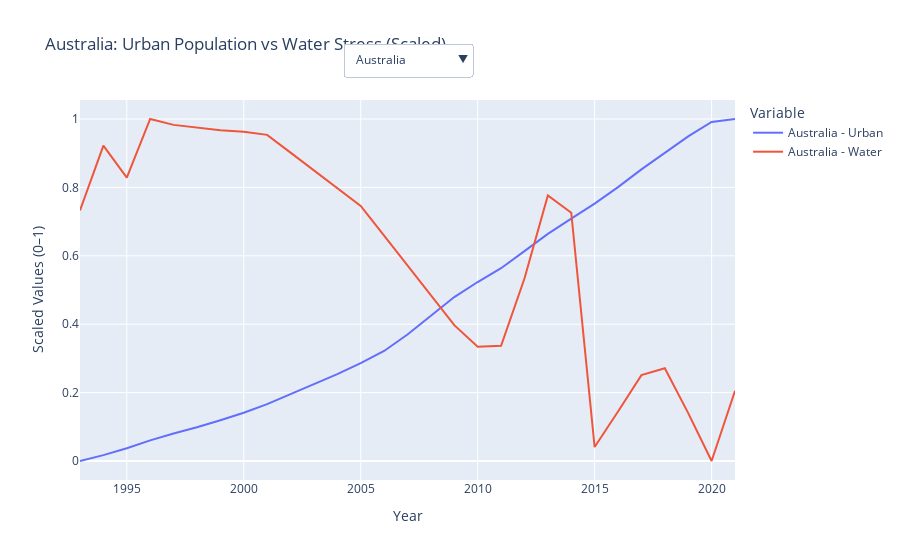

The code cell stored with this chart in its notebook:
### Markdown cell above
## Developed countries
#### 4. Create interactive plot

### Code cell
import plotly.graph_objects as go

# Start with the developed dataset
data = dev_df

# Get the list of unique countries in the dataset
countries = data['Country Name'].unique()

# Create an empty figure
fig = go.Figure()

# Step 1: Add one trace per country for both variables (urban + water)
for country in countries:
    country_data = data[data['Country Name'] == country]

    # Urban Population Line (normalized)
    fig.add_trace(go.Scatter(
        x=country_data['Year'],
        y=country_data['Urban_Scaled'],
        mode='lines',
        name=f"{country} - Urban",
        visible=(country == countries[0])  # only first country visible by default
    ))

    # Water Stress Line (normalized)
    fig.add_trace(go.Scatter(
        x=country_data['Year'],
        y=country_data['Water_Scaled'],
        mode='lines',
        name=f"{country} - Water",
        visible=(country == countries[0])  # only first country visible by default
    ))

# Step 2: Create dropdown buttons
dropdown_buttons = []

for i, country in enumerate(countries):
    # Each country has two traces: Urban + Water
    visibility = [False] * len(countries) * 2
    visibility[i * 2] = True     # Urban line for this country
    visibility[i * 2 + 1] = True # Water line for this country

    dropdown_buttons.append(
        dict(
            label=country,
            method='update',
            args=[{'visible': visibility},
                  {'title': f"{country}: Urban Population vs Water Stress (Scaled)"}]
        )
    )

# Step 3: Add the dropdown menu to the figure
fig.update_layout(
    updatemenus=[dict(
        active=0,
        buttons=dropdown_buttons,
        x=0.5,
        xanchor='center',
        y=1.15,
        yanchor='top'
    )],
    title=f"{countries[0]}: Urban Population vs Water Stress (Scaled)",
    xaxis_title="Year",
    yaxis_title="Scaled Values (0–1)",
    legend_title="Variable",
    height=500
)


legend=dict(
    title="",
    orientation="h",
    yanchor="bottom",
    y=1.02,
    xanchor="center",
    x=0.5
),


# Show the figure
fig.show()

### Figure 1 — Plotly figure (JSON) as saved in the notebook; plotly's stock layout.template omitted (floating-point values rounded to 4 significant figures)
{"data": [{"mode": "lines", "name": "Australia - Urban", "type": "scatter", "visible": true, "x": [1993, 1994, 1995, 1996, 1997, 1998, 1999, 2000, 2001, 2002, 2003, 2004, 2005, 2006, 2007, 2008, 2009, 2010, 2011, 2012, 2013, 2014, 2015, 2016, 2017, 2018, 2019, 2020, 2021], "y": [0, 0.01708, 0.03747, 0.0602, 0.08028, 0.09863, 0.1193, 0.1412, 0.1665, 0.1957, 0.2255, 0.2538, 0.2859, 0.3217, 0.3697, 0.4232, 0.4793, 0.5233, 0.5637, 0.6137, 0.664, 0.7088, 0.7527, 0.8009, 0.8526, 0.9008, 0.9493, 0.9913, 1]}, {"mode": "lines", "name": "Australia - Water", "type": "scatter", "visible": true, "x": [1993, 1994, 1995, 1996, 1997, 1998, 1999, 2000, 2001, 2002, 2003, 2004, 2005, 2006, 2007, 2008, 2009, 2010, 2011, 2012, 2013, 2014, 2015, 2016, 2017, 2018, 2019, 2020, 2021], "y": [0.7324, 0.9222, 0.8288, 1, 0.9828, 0.9749, 0.9671, 0.9629, 0.9536, 0.9017, 0.8498, 0.7979, 0.746, 0.6587, 0.5715, 0.4843, 0.3971, 0.3339, 0.3369, 0.5336, 0.7767, 0.7259, 0.04077, 0.1448, 0.2512, 0.2713, 0.1401, 0, 0.2053]}, {"mode": "lines", "name": "Germany - Urban", "type": "scatter", "visible": false, "x": [1991, 1992, 1993, 1994, 1995, 1996, 1997, 1998, 1999, 2000, 2001, 2002, 2003, 2004, 2005, 2006, 2007, 2008, 2009, 2010, 2011, 2012, 2013, 2014, 2015, 2016, 2017, 2018, 2019, 2020, 2021], "y": [0, 0.08845, 0.1736, 0.2382, 0.2977, 0.3567, 0.401, 0.4316, 0.4672, 0.5103, 0.5565, 0.6028, 0.6371, 0.6631, 0.6853, 0.7011, 0.7147, 0.7219, 0.7221, 0.7328, 0.563, 0.5841, 0.6143, 0.6598, 0.7535, 0.8436, 0.8893, 0.9291, 0.9627, 0.9825, 1]}, {"mode": "lines", "name": "Germany - Water", "type": "scatter", "visible": false, "x": [1991, 1992, 1993, 1994, 1995, 1996, 1997, 1998, 1999, 2000, 2001, 2002, 2003, 2004, 2005, 2006, 2007, 2008, 2009, 2010, 2011, 2012, 2013, 2014, 2015, 2016, 2017, 2018, 2019, 2020, 2021], "y": [0.8559, 1, 0.984, 0.9707, 0.9562, 0.9144, 0.8994, 0.8376, 0.8205, 0.8016, 0.7952, 0.7847, 0.7254, 0.6706, 0.6232, 0.5995, 0.3063, 0.5656, 0.5977, 0.3351, 0.4697, 0.3609, 0.03462, 0.2692, 0.2113, 0, 0.1296, 0.09716, 0.05291, 0.05291, 0.05291]}, {"mode": "lines", "name": "Japan - Urban", "type": "scatter", "visible": false, "x": [1980, 1981, 1982, 1983, 1984, 1985, 1986, 1987, 1988, 1989, 1990, 1991, 1992, 1993, 1994, 1995, 1996, 1997, 1998, 1999, 2000, 2001, 2002, 2003, 2004, 2005, 2006, 2007, 2008, 2009, 2010, 2011, 2012, 2013, 2014, 2015, 2016, 2017, 2018, 2019, 2020, 2021], "y": [0, 0.02791, 0.05543, 0.08323, 0.1097, 0.1355, 0.159, 0.1811, 0.201, 0.2204, 0.2376, 0.2573, 0.2766, 0.2942, 0.3102, 0.3247, 0.3388, 0.3531, 0.3687, 0.3811, 0.393, 0.4639, 0.5495, 0.6297, 0.6983, 0.7609, 0.8166, 0.8692, 0.9159, 0.9567, 0.9959, 1, 0.9969, 0.9944, 0.9924, 0.9915, 0.9928, 0.993, 0.9914, 0.9892, 0.9806, 0.9651]}, {"mode": "lines", "name": "Japan - Water", "type": "scatter", "visible": false, "x": [1980, 1981, 1982, 1983, 1984, 1985, 1986, 1987, 1988, 1989, 1990, 1991, 1992, 1993, 1994, 1995, 1996, 1997, 1998, 1999, 2000, 2001, 2002, 2003, 2004, 2005, 2006, 2007, 2008, 2009, 2010, 2011, 2012, 2013, 2014, 2015, 2016, 2017, 2018, 2019, 2020, 2021], "y": [0.7538, 0.7754, 0.7969, 0.8184, 0.8399, 0.8614, 0.8829, 0.9044, 0.9259, 0.9475, 0.969, 0.9845, 1, 0.9354, 0.8708, 0.8031, 0.8165, 0.83, 0.861, 0.8921, 0.9231, 0.6942, 0.4654, 0.4392, 0.4131, 0.3869, 0.3608, 0.3346, 0.2758, 0.2171, 0.2004, 0.1836, 0.1669, 0.1502, 0.1335, 0.1167, 0.1, 0.06923, 0.05385, 0, 0, 0]}, {"mode": "lines", "name": "United Kingdom - Urban", "type": "scatter", "visible": false, "x": [1980, 1981, 1982, 1983, 1984, 1985, 1986, 1987, 1988, 1989, 1990, 1991, 1992, 1993, 1994, 1995, 1996, 1997, 1998, 1999, 2000, 2001, 2002, 2003, 2004, 2005, 2006, 2007, 2008, 2009, 2010, 2011, 2012, 2013, 2014, 2015, 2016, 2017, 2018, 2019, 2020, 2021], "y": [0, 0.006198, 0.002639, 0.001567, 0.005039, 0.01096, 0.01706, 0.02247, 0.02824, 0.03541, 0.04401, 0.05404, 0.06682, 0.07851, 0.09083, 0.1035, 0.1159, 0.1283, 0.1421, 0.1575, 0.174, 0.1934, 0.224, 0.2562, 0.2926, 0.3337, 0.377, 0.4223, 0.4683, 0.5134, 0.5598, 0.6065, 0.6499, 0.6925, 0.7383, 0.7869, 0.8344, 0.8787, 0.9199, 0.9595, 0.9901, 1]}, {"mode": "lines", "name": "United Kingdom - Water", "type": "scatter", "visible": false, "x": [1980, 1981, 1982, 1983, 1984, 1985, 1986, 1987, 1988, 1989, 1990, 1991, 1992, 1993, 1994, 1995, 1996, 1997, 1998, 1999, 2000, 2001, 2002, 2003, 2004, 2005, 2006, 2007, 2008, 2009, 2010, 2011, 2012, 2013, 2014, 2015, 2016, 2017, 2018, 2019, 2020, 2021], "y": [1, 0.9361, 0.8722, 0.8082, 0.7443, 0.6804, 0.6972, 0.714, 0.7308, 0.7475, 0.7643, 0.7666, 0.7688, 0.7711, 0.7734, 0.7756, 0.7883, 0.8011, 0.8138, 0.8265, 0.8392, 0.8519, 0.8647, 0.8774, 0.8901, 0.9028, 0.9155, 0.1982, 0.1714, 0.1608, 0.158, 0.06457, 0.1182, 0.05908, 0, 0.1412, 0.1831, 0.1831, 0.1831, 0.1831, 0.1831, 0.1831]}, {"mode": "lines", "name": "United States - Urban", "type": "scatter", "visible": false, "x": [1980, 1981, 1982, 1983, 1984, 1985, 1986, 1987, 1988, 1989, 1990, 1991, 1992, 1993, 1994, 1995, 1996, 1997, 1998, 1999, 2000, 2001, 2002, 2003, 2004, 2005, 2006, 2007, 2008, 2009, 2010, 2011, 2012, 2013, 2014, 2015, 2016, 2017, 2018, 2019, 2020, 2021], "y": [0, 0.01859, 0.03696, 0.0549, 0.0722, 0.09001, 0.1086, 0.127, 0.1457, 0.1652, 0.1897, 0.2226, 0.2569, 0.2904, 0.3227, 0.3546, 0.3865, 0.4194, 0.4521, 0.4847, 0.5158, 0.5411, 0.5654, 0.5884, 0.6131, 0.6378, 0.6638, 0.6898, 0.7159, 0.7407, 0.7647, 0.7866, 0.8089, 0.8307, 0.8537, 0.8771, 0.9005, 0.922, 0.9411, 0.9587, 0.9895, 1]}, {"mode": "lines", "name": "United States - Water", "type": "scatter", "visible": false, "x": [1980, 1981, 1982, 1983, 1984, 1985, 1986, 1987, 1988, 1989, 1990, 1991, 1992, 1993, 1994, 1995, 1996, 1997, 1998, 1999, 2000, 2001, 2002, 2003, 2004, 2005, 2006, 2007, 2008, 2009, 2010, 2011, 2012, 2013, 2014, 2015, 2016, 2017, 2018, 2019, 2020, 2021], "y": [1, 0.9469, 0.8938, 0.8407, 0.7877, 0.7346, 0.6815, 0.6284, 0.5753, 0.5222, 0.4692, 0.4778, 0.4863, 0.4949, 0.5035, 0.5121, 0.5207, 0.5293, 0.5379, 0.5465, 0.5541, 0.5652, 0.5753, 0.5854, 0.5956, 0.6057, 0.4847, 0.3638, 0.2429, 0.1219, 0, 0.05277, 0.1045, 0.1563, 0.2081, 0.2598, 0.2598, 0.2598, 0.2598, 0.2598, 0.2598, 0.2598]}], "layout": {"autosize": true, "legend": {"title": {"text": "Variable"}}, "title": {"text": "Australia: Urban Population vs Water Stress (Scaled)"}, "updatemenus": [{"active": 0, "buttons": [{"args": [{"visible": [true, true, false, false, false, false, false, false, false, false]}, {"title": "Australia: Urban Population vs Water Stress (Scaled)"}], "label": "Australia", "method": "update"}, {"args": [{"visible": [false, false, true, true, false, false, false, false, false, false]}, {"title": "Germany: Urban Population vs Water Stress (Scaled)"}], "label": "Germany", "method": "update"}, {"args": [{"visible": [false, false, false, false, true, true, false, false, false, false]}, {"title": "Japan: Urban Population vs Water Stress (Scaled)"}], "label": "Japan", "method": "update"}, {"args": [{"visible": [false, false, false, false, false, false, true, true, false, false]}, {"title": "United Kingdom: Urban Population vs Water Stress (Scaled)"}], "label": "United Kingdom", "method": "update"}, {"args": [{"visible": [false, false, false, false, false, false, false, false, true, true]}, {"title": "United States: Urban Population vs Water Stress (Scaled)"}], "label": "United States", "method": "update"}], "x": 0.5, "xanchor": "center", "y": 1.15, "yanchor": "top"}], "xaxis": {"autorange": true, "range": [1993, 2021], "title": {"text": "Year"}, "type": "linear"}, "yaxis": {"autorange": true, "range": [-0.05556, 1.056], "title": {"text": "Scaled Values (0–1)"}, "type": "linear"}}}
